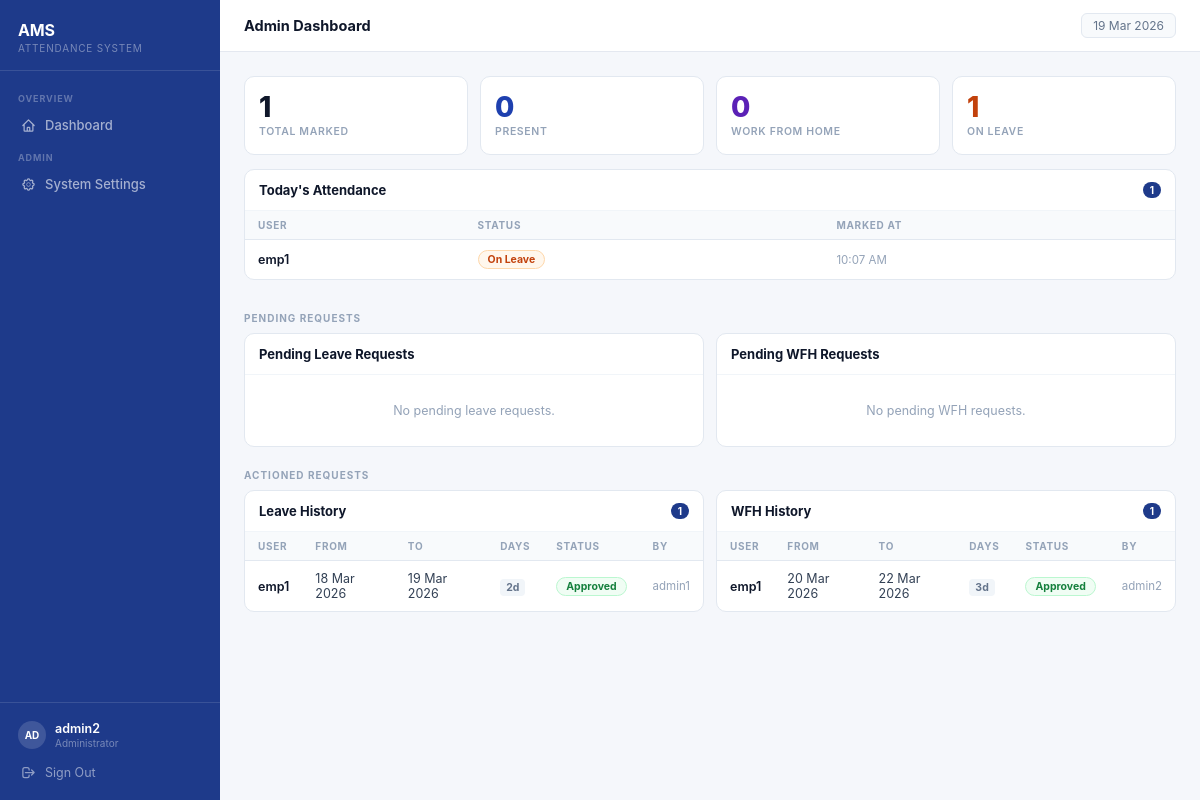
Screenshot of /admin-panel/ (signed in) with the database file from the repository.
### attendance/models.py (models this page shows, shortened)
class Attendance(models.Model):
    STATUS_CHOICES = [
        ('present', 'Present'),
        ('wfh', 'Work From Home'),
        ('leave', 'On Leave'),
    ]
    user = models.ForeignKey(User, on_delete=models.CASCADE, related_name='attendances')
    date = models.DateField()
    status = models.CharField(max_length=10, choices=STATUS_CHOICES)
    marked_at = models.DateTimeField(default=datetime.now)
    class Meta:
        unique_together = ('user', 'date')

class LeaveRequest(models.Model):
    STATUS_CHOICES = [
        ('pending', 'Pending'),
        ('approved', 'Approved'),
        ('rejected', 'Rejected'),
    ]
    user = models.ForeignKey(User, on_delete=models.CASCADE, related_name='leave_requests')
    start_date = models.DateField()
    end_date = models.DateField()
    reason = models.TextField(blank=True)
    status = models.CharField(max_length=10, choices=STATUS_CHOICES, default='pending')
    actioned_by = models.ForeignKey(
        User, on_delete=models.SET_NULL, null=True, blank=True, related_name='leave_actions'
    )
    actioned_at = models.DateTimeField(null=True, blank=True)
    created_at = models.DateTimeField(default=datetime.now)
    @property
    def num_days(self):
        return (self.end_date - self.start_date).days + 1

class WFHRequest(models.Model):
    STATUS_CHOICES = [
        ('pending', 'Pending'),
        ('approved', 'Approved'),
        ('rejected', 'Rejected'),
    ]
    user = models.ForeignKey(User, on_delete=models.CASCADE, related_name='wfh_requests')
    start_date = models.DateField()
    end_date = models.DateField()
    reason = models.TextField(blank=True)
    status = models.CharField(max_length=10, choices=STATUS_CHOICES, default='pending')
    actioned_by = models.ForeignKey(
        User, on_delete=models.SET_NULL, null=True, blank=True, related_name='wfh_actions'
    )
    actioned_at = models.DateTimeField(null=True, blank=True)
    created_at = models.DateTimeField(default=datetime.now)
    @property
    def num_days(self):
        return (self.end_date - self.start_date).days + 1

### attendance/views.py (the view)
# urls.py: path('admin-panel/', views.admin_dashboard, name='admin_dashboard'),
@login_required
def admin_dashboard(request):
    if not is_admin(request.user):
        return redirect('user_dashboard')
    system_date = get_system_date()
    today_attendance = (
        Attendance.objects.filter(date=system_date)
        .select_related('user')
        .order_by('user__username')
    )
    return render(request, 'attendance/admin_dashboard.html', {
        'system_date': system_date,
        'pending_leaves': LeaveRequest.objects.filter(status='pending').order_by('-created_at'),
        'pending_wfh': WFHRequest.objects.filter(status='pending').order_by('-created_at'),
        'done_leaves': LeaveRequest.objects.exclude(status='pending').order_by('-actioned_at'),
        'done_wfh': WFHRequest.objects.exclude(status='pending').order_by('-actioned_at'),
        'today_attendance': today_attendance,
        'today_present_count': today_attendance.filter(status='present').count(),
        'today_wfh_count': today_attendance.filter(status='wfh').count(),
        'today_leave_count': today_attendance.filter(status='leave').count(),
        'today_total': today_attendance.count(),
    })

### attendance/views.py (called while the page is built)
def get_system_date():
    s = SystemSettings.objects.first()
    return s.current_date if s else date.today()

def is_admin(user):
    return user.is_staff or user.is_superuser

### attendance/templates/attendance/admin_dashboard.html (shortened to what this page needs)
{% extends 'attendance/base.html' %}
{% block topbar_title %}Admin Dashboard{% endblock %}
{% block content %}
<div class="admin">
  <div class="stat-row">
    <div class="stat">
      <div class="stat-num">{{ today_total }}</div>
      <div class="stat-label">Total Marked</div>
    </div>
    <div class="stat stat-present">
      <div class="stat-num">{{ today_present_count }}</div>
      <div class="stat-label">Present</div>
    </div>
    <div class="stat stat-wfh">
      <div class="stat-num">{{ today_wfh_count }}</div>
      <div class="stat-label">Work From Home</div>
    </div>
    <div class="stat stat-leave">
      <div class="stat-num">{{ today_leave_count }}</div>
      <div class="stat-label">On Leave</div>
    </div>
  </div>
  <div class="tbl-card" style="margin-bottom: 14px;">
    <div class="tbl-head">
      Today's Attendance
      {% if today_attendance %}<span class="tbl-count">{{ today_attendance|length }}</span>{% endif %}
    </div>
    {% if today_attendance %}
    <div class="tbl-scroll">
      <table>
        <thead><tr><th>User</th><th>Status</th><th>Marked At</th></tr></thead>
        <tbody>
          {% for a in today_attendance %}
          <tr>
            <td class="username">{{ a.user.username }}</td>
            <td><span class="badge badge-{{ a.status }}">{{ a.get_status_display }}</span></td>
            <td class="muted">{{ a.marked_at|date:'h:i A' }}</td>
          </tr>
          {% endfor %}
        </tbody>
      </table>
    </div>
    {% else %}<div class="empty">No attendance records for today.</div>{% endif %}
  </div>
  <div class="sec-label">Pending Requests</div>
  <div class="two-col">
    <div class="tbl-card">
      <div class="tbl-head">
        Pending Leave Requests
      </div>
      {% if pending_leaves %}
      <div class="tbl-scroll">
        <table>
          <thead><tr><th>User</th><th>From</th><th>To</th><th>Days</th><th>Reason</th><th>Actions</th></tr></thead>
          <tbody>
            {% for r in pending_leaves %}
            <tr>
              <td class="username">{{ r.user.username }}</td>
              <td>{{ r.start_date|date:'d M Y' }}</td>
              <td>{{ r.end_date|date:'d M Y' }}</td>
              <td><span class="days-pill">{{ r.num_days }}d</span></td>
              <td class="muted">{{ r.reason|default:"—" }}</td>
              <td>
                <div class="action-btns">
                  <a href="{% url 'action_leave' r.pk 'approved' %}" class="btn btn-success btn-sm">Approve</a>
                  <a href="{% url 'action_leave' r.pk 'rejected' %}" class="btn btn-danger btn-sm">Reject</a>
                </div>
              </td>
            </tr>
            {% endfor %}
          </tbody>
        </table>
      </div>
      {% else %}<div class="empty">No pending leave requests.</div>{% endif %}
    </div>
    <div class="tbl-card">
      <div class="tbl-head">
        Pending WFH Requests
      </div>
      {% if pending_wfh %}
      <div class="tbl-scroll">
        <table>
          <thead><tr><th>User</th><th>From</th><th>To</th><th>Days</th><th>Reason</th><th>Actions</th></tr></thead>
          <tbody>
            {% for r in pending_wfh %}
            <tr>
              <td class="username">{{ r.user.username }}</td>
              <td>{{ r.start_date|date:'d M Y' }}</td>
              <td>{{ r.end_date|date:'d M Y' }}</td>
              <td><span class="days-pill">{{ r.num_days }}d</span></td>
              <td class="muted">{{ r.reason|default:"—" }}</td>
              <td>
                <div class="action-btns">
                  <a href="{% url 'action_wfh' r.pk 'approved' %}" class="btn btn-success btn-sm">Approve</a>
                  <a href="{% url 'action_wfh' r.pk 'rejected' %}" class="btn btn-danger btn-sm">Reject</a>
                </div>
              </td>
            </tr>
            {% endfor %}
          </tbody>
        </table>
      </div>
      {% else %}<div class="empty">No pending WFH requests.</div>{% endif %}
    </div>
  </div>
  <div class="sec-label">Actioned Requests</div>
  <div class="two-col">
    <div class="tbl-card">
      <div class="tbl-head">
        Leave History
        {% if done_leaves %}<span class="tbl-count">{{ done_leaves|length }}</span>{% endif %}
      </div>
      {% if done_leaves %}
      <div class="tbl-scroll">
        <table>
          <thead><tr><th>User</th><th>From</th><th>To</th><th>Days</th><th>Status</th><th>By</th></tr></thead>
          <tbody>
            {% for r in done_leaves %}
            <tr>
              <td class="username">{{ r.user.username }}</td>
              <td>{{ r.start_date|date:'d M Y' }}</td>
              <td>{{ r.end_date|date:'d M Y' }}</td>
              <td><span class="days-pill">{{ r.num_days }}d</span></td>
              <td><span class="badge badge-{{ r.status }}">{{ r.get_status_display }}</span></td>
              <td class="muted">{{ r.actioned_by.username|default:"—" }}</td>
            </tr>
            {% endfor %}
          </tbody>
        </table>
      </div>
      {% else %}<div class="empty">No actioned leave requests.</div>{% endif %}
    </div>
    <div class="tbl-card">
      <div class="tbl-head">
        WFH History
        {% if done_wfh %}<span class="tbl-count">{{ done_wfh|length }}</span>{% endif %}
      </div>
      {% if done_wfh %}
      <div class="tbl-scroll">
        <table>
          <thead><tr><th>User</th><th>From</th><th>To</th><th>Days</th><th>Status</th><th>By</th></tr></thead>
          <tbody>
            {% for r in done_wfh %}
            <tr>
              <td class="username">{{ r.user.username }}</td>
              <td>{{ r.start_date|date:'d M Y' }}</td>
              <td>{{ r.end_date|date:'d M Y' }}</td>
              <td><span class="days-pill">{{ r.num_days }}d</span></td>
              <td><span class="badge badge-{{ r.status }}">{{ r.get_status_display }}</span></td>
              <td class="muted">{{ r.actioned_by.username|default:"—" }}</td>
            </tr>
            {% endfor %}
          </tbody>
        </table>
      </div>
      {% else %}<div class="empty">No actioned WFH requests.</div>{% endif %}
    </div>
  </div>
</div>
{% endblock %}

### attendance/templates/attendance/base.html (shortened to what this page needs)
<!DOCTYPE html>
<html lang="en">
<head>
</head>
<body>
{% if user.is_authenticated %}
<aside class="sidebar" id="sidebar">
  <div class="sb-logo">
    <div class="sb-logo-name">AMS</div>
    <div class="sb-logo-sub">Attendance System</div>
  </div>
  <nav class="sb-nav">
    {% if user.is_staff %}
      <div class="sb-cat">Overview</div>
      <a href="{% url 'admin_dashboard' %}" class="sb-link">
        <svg fill="none" stroke="currentColor" viewBox="0 0 24 24"><path stroke-linecap="round" stroke-linejoin="round" stroke-width="2" d="M3 12l2-2m0 0l7-7 7 7M5 10v10a1 1 0 001 1h3m10-11l2 2m-2-2v10a1 1 0 01-1 1h-3m-6 0a1 1 0 001-1v-4a1 1 0 011-1h2a1 1 0 011 1v4a1 1 0 001 1m-6 0h6"/></svg>
        Dashboard
      </a>
      <div class="sb-cat">Admin</div>
      <a href="{% url 'system_settings' %}" class="sb-link">
        System Settings
      </a>
    {% endif %}
  </nav>
  <div class="sb-foot">
    <div class="sb-user">
      <div class="sb-avatar">{{ user.username|slice:":2"|upper }}</div>
      <div>
        <div class="sb-username">{{ user.username }}</div>
        <div class="sb-role">{% if user.is_staff %}Administrator{% else %}Employee{% endif %}</div>
      </div>
    </div>
    <a href="{% url 'logout' %}" class="sb-logout">
      <svg fill="none" stroke="currentColor" viewBox="0 0 24 24"><path stroke-linecap="round" stroke-linejoin="round" stroke-width="2" d="M17 16l4-4m0 0l-4-4m4 4H7m6 4v1a3 3 0 01-3 3H6a3 3 0 01-3-3V7a3 3 0 013-3h4a3 3 0 013 3v1"/></svg>
      Sign Out
    </a>
  </div>
</aside>
<div class="main-area">
  <div class="topbar">
    <div class="topbar-left">
      <span class="topbar-title">{% block topbar_title %}{% endblock %}</span>
    </div>
    <span class="topbar-date">{{ system_date|date:"d M Y" }}</span>
  </div>
  <div class="content">
    {% block content %}{% endblock %}
  </div>
</div>
{% endif %}
</body>
</html>

### attendance/templates/attendance/base.html (style rules this page uses)
*, *::before, *::after { box-sizing: border-box; margin: 0; padding: 0; }
:root { --navy: #1e3a8a; --navy-dark: #1e40af; --sidebar-w: 220px; --bar-h: 52px; }
body { font-family: -apple-system, BlinkMacSystemFont, 'Segoe UI', Roboto, sans-serif; background: #f5f7fb; color: #1a2332; min-height: 100vh; display: flex; }
a { text-decoration: none; color: inherit; }
.sidebar { width: var(--sidebar-w); min-height: 100vh; background: var(--navy); position: fixed; top: 0; left: 0; bottom: 0; display: flex; flex-direction: column; z-index: 200; }
.sb-logo { padding: 20px 18px 16px; border-bottom: 1px solid rgba(255,255,255,.12); }
.sb-logo-name { font-size: 16px; font-weight: 700; color: #fff; letter-spacing: -.01em; }
.sb-logo-sub { font-size: 10px; color: rgba(255,255,255,.4); text-transform: uppercase; letter-spacing: .08em; margin-top: 2px; }
.sb-nav { flex: 1; padding: 12px 10px; display: flex; flex-direction: column; gap: 1px; }
.sb-cat { font-size: 9px; font-weight: 700; letter-spacing: .1em; text-transform: uppercase; color: rgba(255,255,255,.3); padding: 10px 8px 4px; }
.sb-link { display: flex; align-items: center; gap: 9px; padding: 8px 11px; border-radius: 7px; font-size: 13px; font-weight: 500; color: rgba(255,255,255,.6); transition: background .12s, color .12s; }
.sb-link svg { width: 15px; height: 15px; flex-shrink: 0; }
.sb-foot { border-top: 1px solid rgba(255,255,255,.12); padding: 12px 10px; }
.sb-user { display: flex; align-items: center; gap: 9px; padding: 6px 8px; margin-bottom: 2px; }
.sb-avatar { width: 28px; height: 28px; border-radius: 50%; background: rgba(255,255,255,.15); display: flex; align-items: center; justify-content: center; font-size: 10px; font-weight: 700; color: #fff; flex-shrink: 0; }
.sb-username { font-size: 12.5px; font-weight: 600; color: #fff; }
.sb-role { font-size: 10px; color: rgba(255,255,255,.4); margin-top: 1px; }
.sb-logout { display: flex; align-items: center; gap: 9px; padding: 8px 11px; border-radius: 7px; font-size: 12.5px; color: rgba(255,255,255,.5); transition: background .12s, color .12s; cursor: pointer; }
.sb-logout svg { width: 15px; height: 15px; }
.main-area { margin-left: var(--sidebar-w); flex: 1; display: flex; flex-direction: column; min-height: 100vh; }
.topbar { height: var(--bar-h); background: #fff; border-bottom: 1px solid #e4e8f0; display: flex; align-items: center; justify-content: space-between; padding: 0 24px; position: sticky; top: 0; z-index: 100; }
.topbar-left { display: flex; align-items: center; gap: 9px; }
.topbar-title { font-size: 14.5px; font-weight: 700; color: #0f172a; }
.topbar-date { font-size: 12px; color: #64748b; background: #f8fafc; border: 1px solid #e2e8f0; padding: 4px 11px; border-radius: 6px; }
.content { padding: 24px; flex: 1; }
table { width: 100%; border-collapse: collapse; font-size: 12.5px; }
thead th { padding: 8px 13px; text-align: left; font-size: 10px; font-weight: 700; letter-spacing: .07em; text-transform: uppercase; color: #94a3b8; background: #f8fafc; border-bottom: 1px solid #e2e8f0; }
tbody td { padding: 10px 13px; border-bottom: 1px solid #f1f5f9; color: #334155; vertical-align: middle; }
tbody tr:last-child td { border-bottom: none; }
.badge { display: inline-block; padding: 2px 9px; border-radius: 99px; font-size: 10.5px; font-weight: 700; }
.badge-leave { background: #fff7ed; color: #c2410c; border: 1px solid #fed7aa; }
.badge-approved { background: #f0fdf4; color: #15803d; border: 1px solid #bbf7d0; }
.empty { padding: 28px; text-align: center; color: #94a3b8; font-size: 12.5px; }

### rows the page displays
Attendance: user.username "emp1", status "On Leave", marked_at "10:07 AM"
LeaveRequest: user.username "emp1", start_date "18 Mar 2026", end_date "19 Mar 2026", num_days "2", status "Approved", actioned_by.username "admin1"
WFHRequest: user.username "emp1", start_date "20 Mar 2026", end_date "22 Mar 2026", num_days "3", status "Approved", actioned_by.username "admin2"

### other values shown
{{ user.username|slice:":2"|upper }} "AD"
{{ user.username }} "admin2"
{{ system_date|date:"d M Y" }} "19 Mar 2026"
{{ today_total }} "1"
{{ today_present_count }} "0"
{{ today_wfh_count }} "0"
{{ today_leave_count }} "1"
{{ today_attendance|length }} "1"
{{ done_leaves|length }} "1"
{{ done_wfh|length }} "1"
